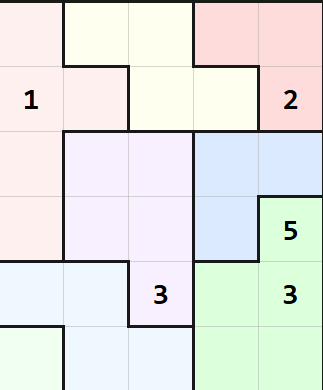
#> input picture Board.png, 323 x 390 px
$ python Suguru.py
#> lines starting #> are read from the running program, lines starting #| are printed output that depends on the picture
#> the answer given: Board.png
import cv2
import pytesseract
import re
import numpy as np
import matplotlib.pyplot as plt
from typing import List, Tuple, Optional

# ====================== TYPES ======================
# A cell is [hex_color, digit]; board is rows x cols of cells
Cell = List[object]
Board = List[List[Cell]]

# ====================== OCR & COLOR HELPERS ======================

def find_digits_in_cell(cell_rgb: np.ndarray) -> int:
    """
    Runs OCR (Tesseract) on a cropped RGB cell image and returns the first digit found.
    Returns 0 if no digit is detected.

    Notes:
    - Tesseract/OpenCV expect BGR for many operations; we convert accordingly.
    - For single-character cells, PSM 10/13 are often best; PSM 6 can work for short text.
    """
    if cell_rgb is None or cell_rgb.size == 0:
        return 0

    # Convert RGB -> BGR for OpenCV processing
    cell_bgr = cv2.cvtColor(cell_rgb, cv2.COLOR_RGB2BGR)

    # Grayscale
    gray = cv2.cvtColor(cell_bgr, cv2.COLOR_BGR2GRAY)

    # Adaptive threshold to highlight digits (white text on black background)
    thresh = cv2.adaptiveThreshold(
        gray, 255, cv2.ADAPTIVE_THRESH_GAUSSIAN_C,
        cv2.THRESH_BINARY_INV, 11, 2
    )

    # Morphological ops to make strokes thicker and reduce noise
    kernel = np.ones((2, 2), np.uint8)
    proc = cv2.medianBlur(thresh, 3)
    proc = cv2.dilate(proc, kernel, iterations=1)

    # OCR: allow only digits; try PSMs that suit single symbols
    configs = [
        r'--oem 3 --psm 10 -c tessedit_char_whitelist=0123456789',
        r'--oem 3 --psm 13 -c tessedit_char_whitelist=0123456789',
        r'--oem 3 --psm 6  -c tessedit_char_whitelist=0123456789',
    ]

    text = ""
    for cfg in configs:
        t = pytesseract.image_to_string(proc, config=cfg)
        if t and re.search(r'\d', t):
            text = t
            break

    digits = re.findall(r'\d+', text)
    return int(digits[0]) if digits else 0


# [10 lines left out: function find_cell_color_hex, not called in this run]


# ====================== IMAGE -> BOARD ======================

def image_to_board(image_path: str, rows: int, cols: int) -> Board:
    """
    Splits the full puzzle image into a board of [hex_color, digit] cells.
    - Uses a dynamic inner margin to avoid grid lines.
    - Keeps cell crops in RGB for color + OCR pipeline.
    """
#> called with image_path = 'Board.png', rows = 6, cols = 5
    img_bgr = cv2.imread(image_path)
#> img_bgr is the input picture: shape (390, 323, 3); mean B, G, R 228.6, 231.2, 229.7
    if img_bgr is None:
        raise FileNotFoundError(f"Could not read image at: {image_path}")

    img_rgb = cv2.cvtColor(img_bgr, cv2.COLOR_BGR2RGB)
    height, width = img_rgb.shape[:2]
#> height = 390; width = 323
    cell_h, cell_w = height // rows, width // cols
#> cell_h = 65; cell_w = 64

    board: Board = []
    for i in range(rows):
        row: List[Cell] = []
        for j in range(cols):
            # Dynamic inner margin (8% of min(cell_h, cell_w))
            margin = max(2, int(min(cell_h, cell_w) * 0.08))
            y1 = i * cell_h + margin
            y2 = (i + 1) * cell_h - margin
            x1 = j * cell_w + margin
            x2 = (j + 1) * cell_w - margin
            cell = img_rgb[y1:y2, x1:x2]

            digit = find_digits_in_cell(cell)
            color = find_cell_color_hex(cell)
            row.append([color, digit])
        board.append(row)
#> this loop made 1 pass
#> pass 1, in find_digits_in_cell, `cell_bgr = cv2.cvtColor(cell_rgb, cv2.COLOR_RGB2BGR)`:
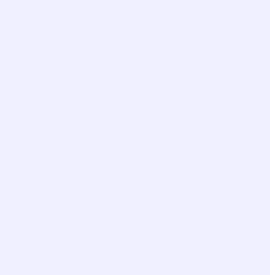
#> cell_bgr: shape (55, 54, 3) (shown 5 times larger); mean R, G, B 240, 240, 255
#> after the loop, board = []
    return board


# ====================== SOLVER ======================

# [7 lines left out: function find_empty_cell, not called in this run]


def block_size_for_color(board: Board, color_hex: str) -> int:
    """Counts how many cells share the same block color."""
    return sum(1 for row in board for col in row if col[0] == color_hex)


# [24 lines left out: functions is_valid_in_block, is_valid_in_neighbors, not called in this run]


def is_valid(board: Board, num: int, pos: Tuple[int, int]) -> bool:
    """Combined constraints: block + neighborhood."""
    return is_valid_in_block(board, num, pos) and is_valid_in_neighbors(board, num, pos)


# [79 lines left out: functions solve, draw_board, not called in this run]


# ====================== MAIN ======================

if __name__ == "__main__":
    # Path to the *unsolved* puzzle image
    image_path = input("please enter board image path")

    # Build initial board from image (6 rows x 5 cols)
#> (the run stopped early here; a loop or call above may not have finished)
